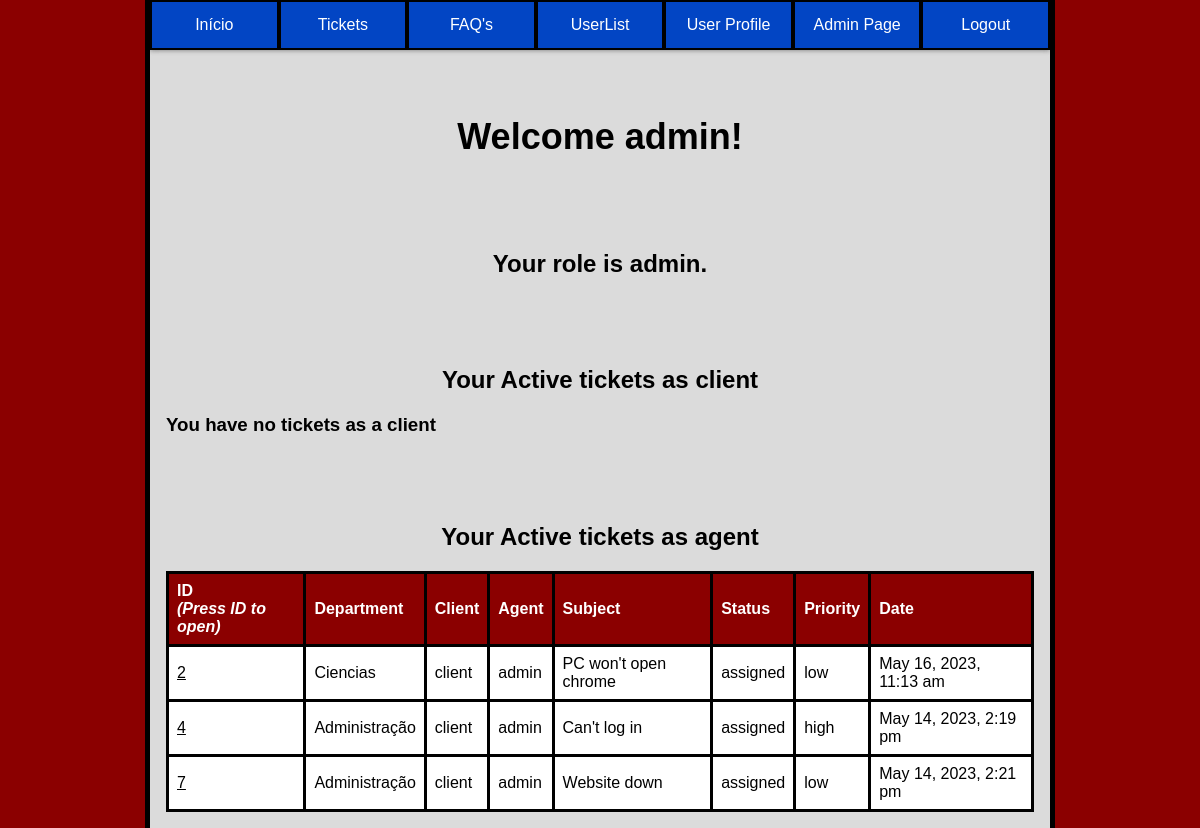
/pages/index.php (signed in), run on the app's committed database.
### tables this page shows
CREATE TABLE user(
    id INTEGER PRIMARY KEY,
    name VARCHAR(50) NOT NULL,
    username VARCHAR(50) UNIQUE NOT NULL,
    email VARCHAR(50) UNIQUE NOT NULL,
    password VARCHAR(255) NOT NULL,
    role VARCHAR(10) CHECK(role = 'client' or role = 'agent' or role = 'admin') NOT NULL,
    department_id INTEGER,
    FOREIGN KEY (department_id) REFERENCES department(id)
);

CREATE TABLE tickets(
    id INTEGER PRIMARY KEY,
    department_id INTEGER,
    client_id INTEGER,
    agent_id INTEGER,
    subject VARCHAR(200) NOT NULL,
    description TEXT NOT NULL,
    status VARCHAR(10) CHECK(status = 'open' or status = 'assigned' or status = 'closed') NOT NULL,
    priority VARCHAR(10) CHECK(priority = 'low' or priority = 'medium' or priority ='high') NOT NULL,
    created_at DATETIME NOT NULL,
    updated_at DATETIME,
    FOREIGN KEY (department_id) REFERENCES department(id),
    FOREIGN KEY (client_id) REFERENCES user(id),
    FOREIGN KEY (agent_id) REFERENCES user(id)
);

CREATE TABLE department(
    id INTEGER PRIMARY KEY,
    name VARCHAR(50) NOT NULL
);

### utils/functions.php (the view, shortened to what this page needs)
<?php
function searchUser($id){
    $db = getDatabaseConnection();
    $stmt = $db->prepare('SELECT * FROM user WHERE id = ?');
    $stmt->execute(array($id));
    return $stmt->fetch();
}
function getTicketsTableForUser($paramter){
    $db = getDatabaseConnection();
    $user = searchUser($_SESSION["user_id"]);
    if($paramter == 0){
        $stmt = $db->prepare('SELECT * FROM tickets WHERE client_id = ? and status != ?');
        $stmt->execute(array($user["id"],"closed"));
        $tickets = $stmt->fetchAll();
    }
    else if($paramter == 1){
        $stmt = $db->prepare('SELECT * FROM tickets WHERE agent_id = ? and status != ?');
        $stmt->execute(array($user["id"],"closed"));
        $tickets = $stmt->fetchAll();
    }
    else if($paramter == 2){
        $tickets = getAllTickets();
    }
    if($tickets == null){
        if($paramter == 0){
            echo "<h3>You have no tickets as a client</h3>";
        }
        return 0;
    }
    echo "<table>
    <thead>
        <tr>
            <th>ID<br><em>(Press ID to open)</em></th>
            <th>Department</th>
            <th>Client</th>
            <th>Agent</th>
            <th>Subject</th>
            <th>Status</th>
            <th>Priority</th>
            <th>Date</th>
        </tr>
    </thead>";
    foreach ($tickets as $ticket) {
        $stmt = $db->prepare('SELECT * FROM department WHERE id = ?');
        $stmt->execute(array($ticket['department_id']));
        $department = $stmt->fetch();
        $stmt = $db->prepare('SELECT * FROM user WHERE id = ?');
        $stmt->execute(array($ticket['client_id']));
        $c_user = $stmt->fetch();
        $stmt = $db->prepare('SELECT * FROM user WHERE id = ?');
        $stmt->execute(array($ticket['agent_id']));
        $a_user = $stmt->fetch();
        echo "<tr>
            <td> <button onclick=sendDataTicket('". $ticket['id'] ."')>".$ticket['id']."</button></td>
            <td>" . $department['name'] . "</td>
            <td>" . $c_user['name'] . "</td>
            <td>" . $a_user['name'] . "</td>
            <td>" . $ticket['subject'] . "</td>
            <td>" . $ticket['status'] . "</td>
            <td>" . $ticket['priority'] . "</td>
            <td>" . $ticket['updated_at'] . "</td>
            </tr>";
}
}
?>

### pages/index.php (shortened to what this page needs)
<?php
   require_once('../utils/functions.php');
   $user = searchUser($_SESSION["user_id"]);
?>
<!DOCTYPE html>
<html lang="en-US">
<link rel="stylesheet" href="../css/style_index.css">
   <head>
   </head>
   <body>
    <div class="container_master">
        <div class="container">
        <ul class="buttons">
            <button class="index" onclick="indexPage()">Início</button>
            <button class="tickets" onclick="ticketsPage()">Tickets</button>
            <button class="faqs" onclick="faqsPage()">FAQ's</button>
            <button class="users" onclick="usersPage()">UserList</button>
            <button class="user_profile" onclick="sendDataUser('<?php echo $user['username'] ?>')">User Profile</button>
            <?php if($user["role"] == "admin"): ?>
            <button class="admin_page" onclick="adminPage()">Admin Page</button>
            <?php endif; ?>
            <button class="logout" onclick="logoutPage()">Logout</button>
        </ul>
        </div>
      <div class="content">
      <h1>Welcome <?php echo $user["username"]?>!</h1>
      <br>
      <h2>Your role is <?php echo $user["role"]?>.</h2>
      <br>
      <h2>Your Active tickets as client</h2>
        <tbody>
            <?php
               getTicketsTableForUser(0);
            ?>
        </tbody>
      <?php if($user["role"] != "client"):?>
      <br>
      <h2>Your Active tickets as agent</h2>
        <tbody>
            <?php
               getTicketsTableForUser(1);
            ?>
        </tbody>
      <?php endif; ?>
      </div> <?php  ?>
      </div> <?php  ?>
   </body>
</html>

### css/style_index.css (style rules this page uses)
body { font-family: Arial, sans-serif; background-color: rgb(219, 219, 219); width: 75%; margin: auto; border-left: 5px solid; border-right: 5px solid; min-height: 100vh; padding-bottom: 1em; }
html { background-color: darkred; }
.container { margin: auto; }
ul { margin-left: -40px; margin-top: auto; margin-right: auto; }
.buttons li, .buttons button { background-color: #0245c4; text-decoration: none; border: none; color: white; text-align: center; text-decoration: none; font-size: 16px; cursor: pointer; border:solid 2px black; width: 100%; height: 50px; }
table { border-collapse: collapse; margin-left: auto; margin-right: auto; }
th, td { text-align: left; padding: 8px; border-bottom: solid 3px black; border: solid 3px black; background-color: white; }
th { background-color: darkred; color: white; }
h1, h2 { text-align: center; margin-top: 50px; }
h1 { font-size: 36px; font-weight: bold; }
h2 { font-size: 24px; }
.container { box-shadow: 0 0 5px rgba(0, 0, 0, 0.25),0 0 5px rgba(0, 0, 0, 0.25); }
.buttons { display: flex; flex-direction: row; flex-grow: 1; }
.content { margin: auto; overflow: auto; padding-left: 1em; padding-right: 1em; }
table button { background: none; border: none; padding: 0; font-size: 16px; cursor: pointer; text-decoration: underline; }

### data on the page
user: username "admin", role "admin"
tickets: id "2", department.name "Ciencias", client.name "client", agent.name "admin", subject "PC won't open chrome", status "assigned", priority "low", updated_at "May 16, 2023, 11:13 am"
tickets: id "4", department.name "Administração", client.name "client", agent.name "admin", subject "Can't log in", status "assigned", priority "high", updated_at "May 14, 2023, 2:19 pm"
tickets: id "7", department.name "Administração", client.name "client", agent.name "admin", subject "Website down", status "assigned", priority "low", updated_at "May 14, 2023, 2:21 pm"
